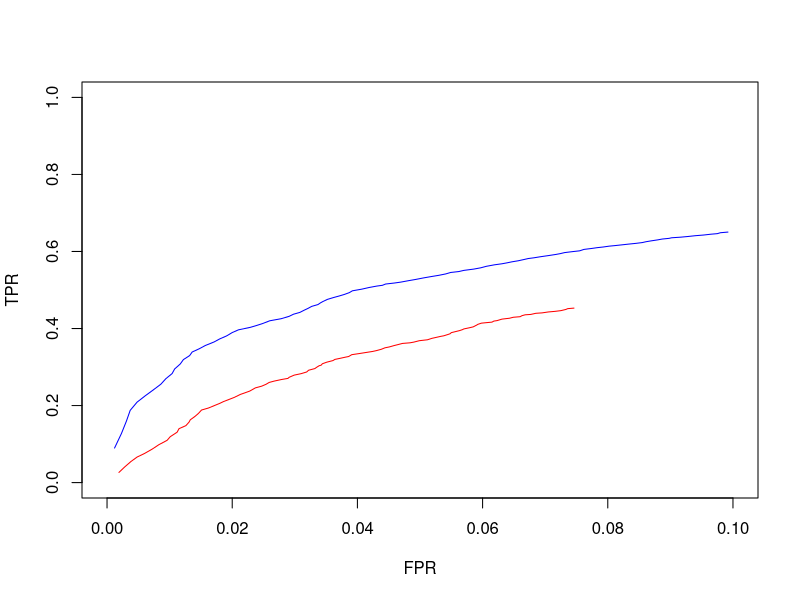

Recreate this plot in R.
## ---- chunk 1
knitr::opts_chunk$set(error=FALSE, warning=FALSE, message=FALSE)
## ---- chunk 2
exp.type <- rep(c("ChIP", "Con", "ChIP", "Con"), each=2)
group.no <- rep(c("A", "B"), each=4)
groupings <- paste0(exp.type, group.no)
nlibs <- length(groupings)
## ---- chunk 3
library(edgeR)
baseline <- 50
binding <- 50
mu.nodb <- rep(baseline, nlibs)
mu.nodb[exp.type=="ChIP"] <- baseline+binding
mu.db <- rep(baseline, nlibs)
mu.db[exp.type=="ChIP" & group.no=="A"] <- baseline+binding
## ---- chunk 4
set.seed(1000)
P <- 1/0.1
is.null <- 1:10000
counts <- rbind(
    matrix(rnbinom(10000*nlibs, mu=mu.nodb, size=P), ncol=nlibs, byrow=TRUE),
    matrix(rnbinom(10000*nlibs, mu=mu.db, size=P), ncol=nlibs, byrow=TRUE)
)
## ---- chunk 5
g <- factor(groupings)
design <- model.matrix(~0 + g)
colnames(design) <- levels(g)
## ---- chunk 6
y.d <- DGEList(counts, lib.size=rep(1e6, nlibs))
y.d <- estimateDisp(y.d, design)
fit.d <- glmQLFit(y.d, design, robust=TRUE)
res.d <- glmQLFTest(fit.d, contrast=makeContrasts(ChIPA - ChIPB, levels=design))
summary(y.d$trended.dispersion)
## ---- chunk 7
nullp.d <- res.d$table$PValue[is.null]
sum(nullp.d <= 0.01)/length(nullp.d) 
sum(nullp.d <= 0.05)/length(nullp.d)
## ---- chunk 8
altp.d <- res.d$table$PValue[-is.null]
sum(altp.d <= 0.01)/length(altp.d)
sum(altp.d <= 0.05)/length(altp.d)
## ---- chunk 9
subcounts <- counts
is.chip <- exp.type=="ChIP"
is.A <- group.no=="A"
subcounts[,is.chip & is.A] <- subcounts[,is.chip & is.A] - subcounts[,!is.chip & is.A]
subcounts[,is.chip & !is.A] <- subcounts[,is.chip & !is.A] - subcounts[,!is.chip & !is.A]
subcounts[subcounts < 0] <- 0
subcounts <- subcounts[,is.chip]
## ---- chunk 10
g2 <- factor(groupings[is.chip])
design2 <- model.matrix(~0 + g2)
colnames(design2) <- levels(g2)
## ---- chunk 11
y.s <- DGEList(subcounts, lib.size=rep(1e6, length(g2)))
y.s <- estimateDisp(y.s, design2)
fit.s <- glmQLFit(y.s, design2, robust=TRUE)
res.s <- glmQLFTest(fit.s, contrast=makeContrasts(ChIPA - ChIPB, levels=design2))
summary(y.s$trended.dispersion)
## ---- chunk 12
nullp.s <- res.s$table$PValue[is.null]
sum(nullp.s <= 0.01)/length(nullp.s) 
sum(nullp.s <= 0.05)/length(nullp.s)
## ---- chunk 13
altp.s <- res.s$table$PValue[-is.null]
sum(altp.s <= 0.01)/length(altp.s)
sum(altp.s <= 0.05)/length(altp.s)
## ---- chunk 14
thresholds <- 1:100/1000
tp.s <- findInterval(thresholds, sort(altp.s))/length(altp.s)
fp.s <- findInterval(thresholds, sort(nullp.s))/length(nullp.s)
tp.d <- findInterval(thresholds, sort(altp.d))/length(altp.d)
fp.d <- findInterval(thresholds, sort(nullp.d))/length(nullp.d)
plot(fp.s, tp.s, col="red", type="l", xlab="FPR", ylab="TPR", 
    xlim=c(0, 0.1), ylim=c(0, 1))
lines(fp.d, tp.d, col="blue")
## ---- chunk 15
others <- 1001:nrow(subcounts)
bufcounts <- subcounts
bufcounts[others,] <- matrix(rnbinom(length(others)*ncol(subcounts), mu=binding, size=P), length(others))
## ---- chunk 16
y.b <- DGEList(bufcounts, lib.size=rep(1e6, length(g2)))
y.b <- estimateDisp(y.b, design2)
fit.b <- glmQLFit(y.b, design2, robust=TRUE)
res.b <- glmQLFTest(fit.b, contrast=makeContrasts(ChIPA - ChIPB, levels=design2))
summary(y.b$trended.dispersion)
## ---- chunk 17
nullp.b <- res.b$table$PValue[-others]
sum(nullp.b <= 0.01)/length(nullp.b) 
sum(nullp.b <= 0.05)/length(nullp.b)
## ---- chunk 18
sessionInfo()
